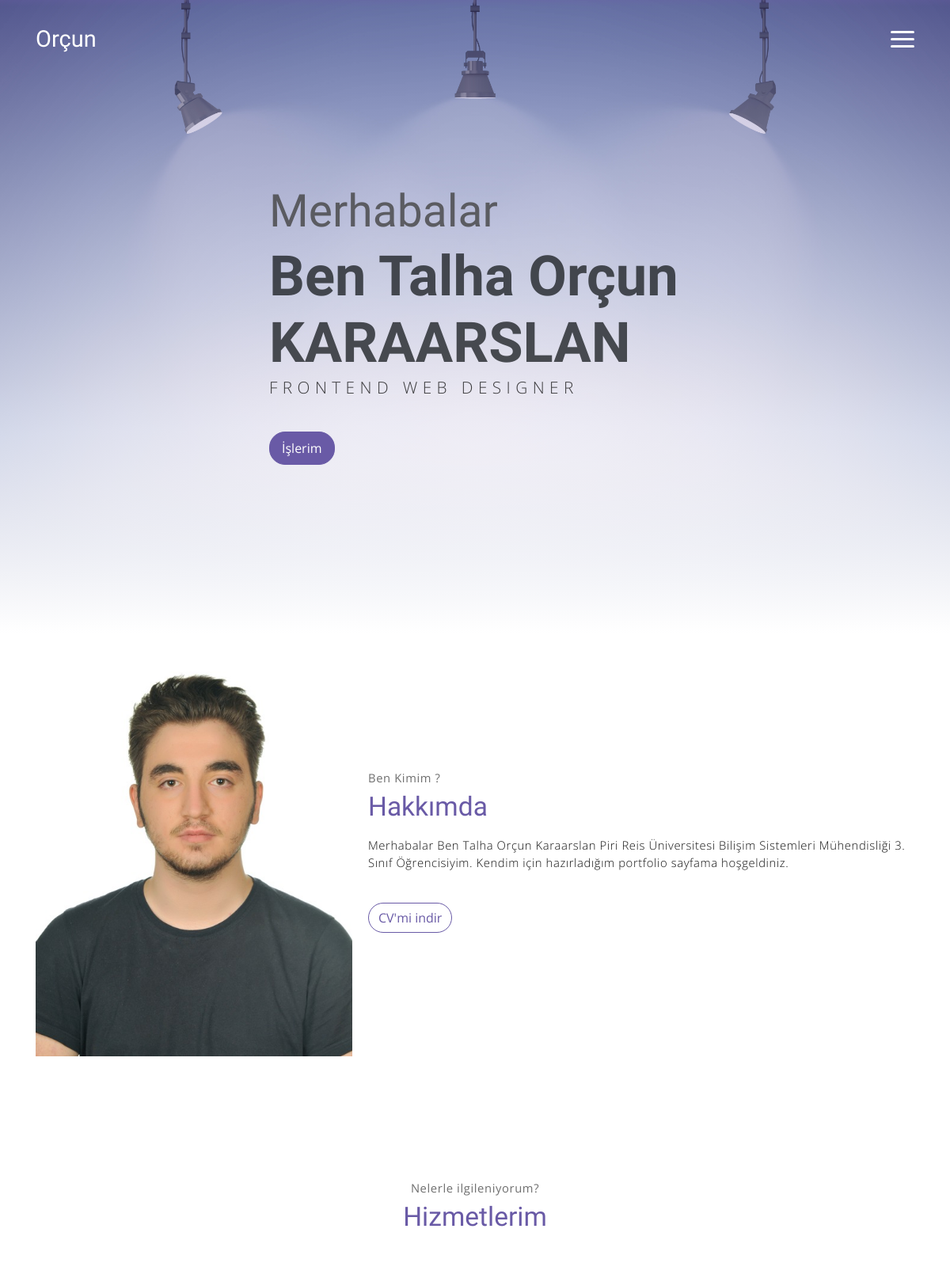
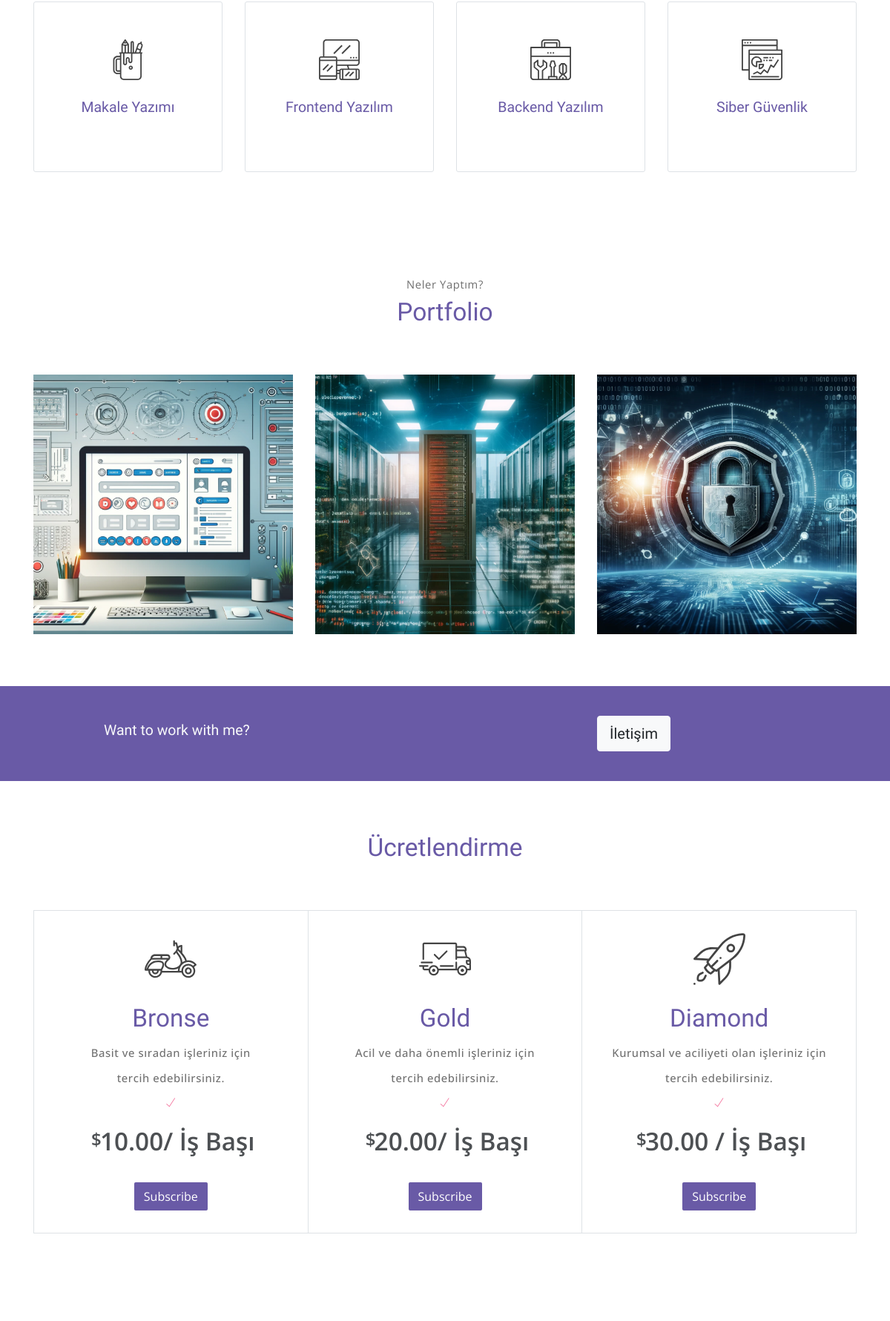
The page / (upper part) on the database its author committed (2 pictures, top to bottom).
### mycv/models.py (models this page shows, shortened)
class AbstractModel(models.Model):
    updated_date = models.DateTimeField(
        blank='True',
        auto_now='True',
        verbose_name='Updated Date'
    )
    created_date = models.DateTimeField(
        blank='True',
        auto_now_add='True',
        verbose_name='Created Date'
    )
    class Meta:
        abstract = True

class GeneralSetting(AbstractModel):
    name = models.CharField(
        default='',
        max_length=254,
        blank='True',
        verbose_name='Name',
        help_text='This is variable of this setting.'
    )
    description = models.CharField(
        default='',
        max_length=254,
        blank='True',
        verbose_name='Description'
    )
    parameter = models.CharField(
        default='',
        max_length=254,
        blank='True',
        verbose_name='Parameter'
    )
    class Meta:
        verbose_name = 'General Setting'
        verbose_name_plural = 'General Settings'
        ordering = ('name',)

### mycv/views.py (the view)
# urls.py: path('', index, name='index'),
def index(request):
    site_title = GeneralSetting.objects.get(name='site_title').parameter
    site_keywords = GeneralSetting.objects.get(name='site_keywords').parameter
    site_description = GeneralSetting.objects.get(name='site_description').parameter
    site_myname = GeneralSetting.objects.get(name='site_myname').parameter
    site_aboutme = GeneralSetting.objects.get(name='site_aboutme').parameter
    site_bronse = GeneralSetting.objects.get(name='site_bronse').parameter
    site_gold = GeneralSetting.objects.get(name='site_gold').parameter
    site_diamond = GeneralSetting.objects.get(name='site_diamond').parameter
    social_medias = SocialMedia.objects.all()
    documents = Document.objects.all()
    site_favicon = ImageSetting.objects.get(name='site_favicon').file
    about_me_img = ImageSetting.objects.get(name='about_me_img').file
    context = {
        'site_title': site_title,
        'site_keywords': site_keywords,
        'site_description': site_description,
        'site_myname': site_myname,
        'site_aboutme': site_aboutme,
        'site_bronse': site_bronse,
        'site_gold': site_gold,
        'site_diamond': site_diamond,
        'site_favicon': site_favicon,
        'about_me_img': about_me_img,
        'social_medias': social_medias,
        'documents': documents,
    }
    return render(request, 'index.html', context=context)

### templates/index.html (shortened to what this page needs)
{% load static %}
<!DOCTYPE html>
<html lang="en">
<head>
    <link rel="stylesheet" href="{% static 'vendors/themify-icons/css/themify-icons.css' %}">
    <link rel="stylesheet" href="{% static 'css/meyawo.css' %}">
</head>
<body data-spy="scroll" data-target=".navbar" data-offset="40" id="home">
    {% include 'includes/navbar.html' %}
    <header id="home" class="header">
        <div class="overlay"></div>
        <div class="header-content container">
            <h1 class="header-title">
                <span class="up">Merhabalar</span>
                <span class="down">{{ site_title }}</span>
            </h1>
            <p class="header-subtitle">FRONTEND WEB DESIGNER</p>
            <a href="#portfolio" class="btn btn-primary">İşlerim</a>
        </div>
    </header>
    <section class="section pt-0" id="about">
        <div class="container text-center">
            <div class="about">
                <div class="about-img-holder">
                    <img src="{{ about_me_img.url }}" class="about-img"
                        alt="Download free bootstrap 4 landing page, free boootstrap 4 templates, Download free bootstrap 4.1 landing page, free boootstrap 4.1.1 templates, meyawo Landing page">
                </div>
                <div class="about-caption">
                    <p class="section-subtitle">Ben Kimim ?</p>
                    <h2 class="section-title mb-3">Hakkımda</h2>
                    <p>
                        {{ site_aboutme }}
                    </p>
                    <a href="http://localhost:8000/media/documents/25062022.pdf" class="btn-rounded btn btn-outline-primary mt-4" target="_blank">CV'mi indir</a>
                </div>
            </div>
        </div>
    </section>
    <section class="section" id="service">
        <div class="container text-center">
            <p class="section-subtitle">Nelerle ilgileniyorum?</p>
            <h6 class="section-title mb-6">Hizmetlerim</h6>
            <div class="row">
                <div class="col-md-6 col-lg-3">
                    <div class="service-card">
                        <div class="body">
                            <img src="{% get_media_prefix %}imgs/pencil-case.svg"
                                alt="Download free bootstrap 4 landing page, free boootstrap 4 templates, Download free bootstrap 4.1 landing page, free boootstrap 4.1.1 templates, meyawo Landing page"
                                class="icon">
                            <h6 class="title">Makale Yazımı</h6>
                        </div>
                    </div>
                </div>
                <div class="col-md-6 col-lg-3">
                    <div class="service-card">
                        <div class="body">
                            <img src="{% get_media_prefix %}imgs/responsive.svg"
                                alt="Download free bootstrap 4 landing page, free boootstrap 4 templates, Download free bootstrap 4.1 landing page, free boootstrap 4.1.1 templates, meyawo Landing page"
                                class="icon">
                            <h6 class="title">Frontend Yazılım</h6>
                        </div>
                    </div>
                </div>
                <div class="col-md-6 col-lg-3">
                    <div class="service-card">
                        <div class="body">
                            <img src="{% get_media_prefix %}imgs/toolbox.svg"
                                alt="Download free bootstrap 4 landing page, free boootstrap 4 templates, Download free bootstrap 4.1 landing page, free boootstrap 4.1.1 templates, meyawo Landing page"
                                class="icon">
                            <h6 class="title">Backend Yazılım</h6>
                        </div>
                    </div>
                </div>
                <div class="col-md-6 col-lg-3">
                    <div class="service-card">
                        <div class="body">
                            <img src="{% get_media_prefix %}imgs/analytics.svg"
                                alt="Download free bootstrap 4 landing page, free boootstrap 4 templates, Download free bootstrap 4.1 landing page, free boootstrap 4.1.1 templates, meyawo Landing page"
                                class="icon">
                            <h6 class="title">Siber Güvenlik</h6>
                        </div>
                    </div>
                </div>
            </div>
        </div>
    </section>
    <section class="section" id="portfolio">
        <div class="container text-center">
            <p class="section-subtitle">Neler Yaptım?</p>
            <h6 class="section-title mb-6">Portfolio</h6>
            <div class="row">
                <div class="col-md-4">
                    <a href="https://github.com/Orcunjrr?tab=repositories" target="_blank" class="portfolio-card">
                        <img src="{% get_media_prefix %}imgs/x34.jpg" class="portfolio-card-img"
                            alt="Download free bootstrap 4 landing page, free boootstrap 4 templates, Download free bootstrap 4.1 landing page, free boootstrap 4.1.1 templates, meyawo Landing page">
                    </a>
                </div>
                <div class="col-md-4">
                    <a href="https://github.com/Orcunjrr?tab=repositories" target="_blank" class="portfolio-card">
                        <img class="portfolio-card-img" src="{% get_media_prefix %}imgs/x35.jpg" class="img-responsive rounded"
                            alt="Download free bootstrap 4 landing page, free boootstrap 4 templates, Download free bootstrap 4.1 landing page, free boootstrap 4.1.1 templates, meyawo Landing page">
                    </a>
                </div>
                <div class="col-md-4">
                    <a href="https://github.com/Orcunjrr?tab=repositories" target="_blank" class="portfolio-card">
                        <img class="portfolio-card-img" src="{% get_media_prefix %}imgs/x36.jpg" class="img-responsive rounded"
                            alt="Download free bootstrap 4 landing page, free boootstrap 4 templates, Download free bootstrap 4.1 landing page, free boootstrap 4.1.1 templates, meyawo Landing page">
                    </a>
                </div>
            </div>
        </div>
    </section>
    <section class="section-sm bg-primary">
        <div class="container text-center text-sm-left">
            <div class="row align-items-center">
                <div class="col-sm offset-md-1 mb-4 mb-md-0">
                    <h6 class="title text-light">Want to work with me?</h6>
                </div>
                <div class="col-sm offset-sm-2 offset-md-3">
                    <a href="#contact" class="btn btn-lg my-font btn-light rounded">İletişim</a>
                </div>
            </div>
        </div>
    </section>
    <section class="section" id="pricing">
        <div class="container text-center">
            <h6 class="section-title mb-6">Ücretlendirme</h6>
            <div class="pricing-wrapper">
                <div class="pricing-card">
                    <div class="pricing-card-header">
                        <img class="pricing-card-icon" src="{% get_media_prefix %}imgs/scooter.svg"
                            alt="Download free bootstrap 4 landing page, free boootstrap 4 templates, Download free bootstrap 4.1 landing page, free boootstrap 4.1.1 templates, meyawo Landing page">
                    </div>
                    <div class="pricing-card-body">
                        <h6 class="pricing-card-title">Bronse</h6>
                        <div class="pricing-card-list">
                            <p>Basit ve sıradan işleriniz için</p>
                            <p>tercih edebilirsiniz.</p>
                            <p><i class="ti-check"></i></p>
                        </div>
                    </div>
                    <div class="pricing-card-footer">
                        <span>$</span>
                        <span>{{ site_bronse }}</span>
                    </div>
                    <a href="#" class="btn btn-primary mt-3 pricing-card-btn">Subscribe</a>
                </div>
                <div class="pricing-card">
                    <div class="pricing-card-header">
                        <img class="pricing-card-icon" src="{% get_media_prefix %}imgs/shipped.svg"
                            alt="Download free bootstrap 4 landing page, free boootstrap 4 templates, Download free bootstrap 4.1 landing page, free boootstrap 4.1.1 templates, meyawo Landing page">
                    </div>
                    <div class="pricing-card-body">
                        <h6 class="pricing-card-title">Gold</h6>
                        <div class="pricing-card-list">
                            <p>Acil ve daha önemli işleriniz için</p>
                            <p>tercih edebilirsiniz.</p>
                            <p><i class="ti-check"></i></p>
                        </div>
                    </div>
                    <div class="pricing-card-footer">
                        <span>$</span>
                        <span>{{ site_gold }}</span>
                    </div>
                    <a href="#" class="btn btn-primary mt-3 pricing-card-btn">Subscribe</a>
                </div>
                <div class="pricing-card">
                    <div class="pricing-card-header">
                        <img class="pricing-card-icon" src="{% get_media_prefix %}imgs/startup.svg"
                            alt="Download free bootstrap 4 landing page, free boootstrap 4 templates, Download free bootstrap 4.1 landing page, free boootstrap 4.1.1 templates, meyawo Landing page">
                    </div>
                    <div class="pricing-card-body">
                        <h6 class="pricing-card-title">Diamond</h6>
                        <div class="pricing-card-list">
                            <p>Kurumsal ve aciliyeti olan işleriniz için</p>
                            <p>tercih edebilirsiniz.</p>
                            <p><i class="ti-check"></i></p>
                        </div>
                    </div>
                    <div class="pricing-card-footer">
                        <span>$</span>
                        <span>{{ site_diamond }}</span>
                    </div>
                    <a href="#" class="btn btn-primary mt-3 pricing-card-btn">Subscribe</a>
                </div>
            </div>
        </div>
    </section>
<section class="section" id="contact">
</section>
</body>
</html>

### templates/includes/navbar.html (shortened to what this page needs)
 {% load static %}
    <nav class="custom-navbar" data-spy="affix" data-offset-top="20">
        <div class="container">
            <a class="logo" href="#">Orçun</a>
            <ul class="nav">
            </ul>
            <a href="javascript:void(0)" id="nav-toggle" class="hamburger hamburger--elastic">
                <div class="hamburger-box">
                    <div class="hamburger-inner"></div>
                </div>
            </a>
        </div>
    </nav><!-- End of Page

### rows shown on the page
GeneralSetting: parameter "Ben Talha Orçun KARAARSLAN"
GeneralSetting: parameter "Merhabalar Ben Talha Orçun Karaarslan Piri Reis Üniversitesi Bilişim Sistemleri Mühendisliği 3. Sınıf Öğrencisiyim. Kendim için hazırladığım portfolio sayfama hoşgeldiniz."
GeneralSetting: parameter "10.00/ İş Başı"
GeneralSetting: parameter "20.00/ İş Başı"
GeneralSetting: parameter "30.00 / İş Başı"
